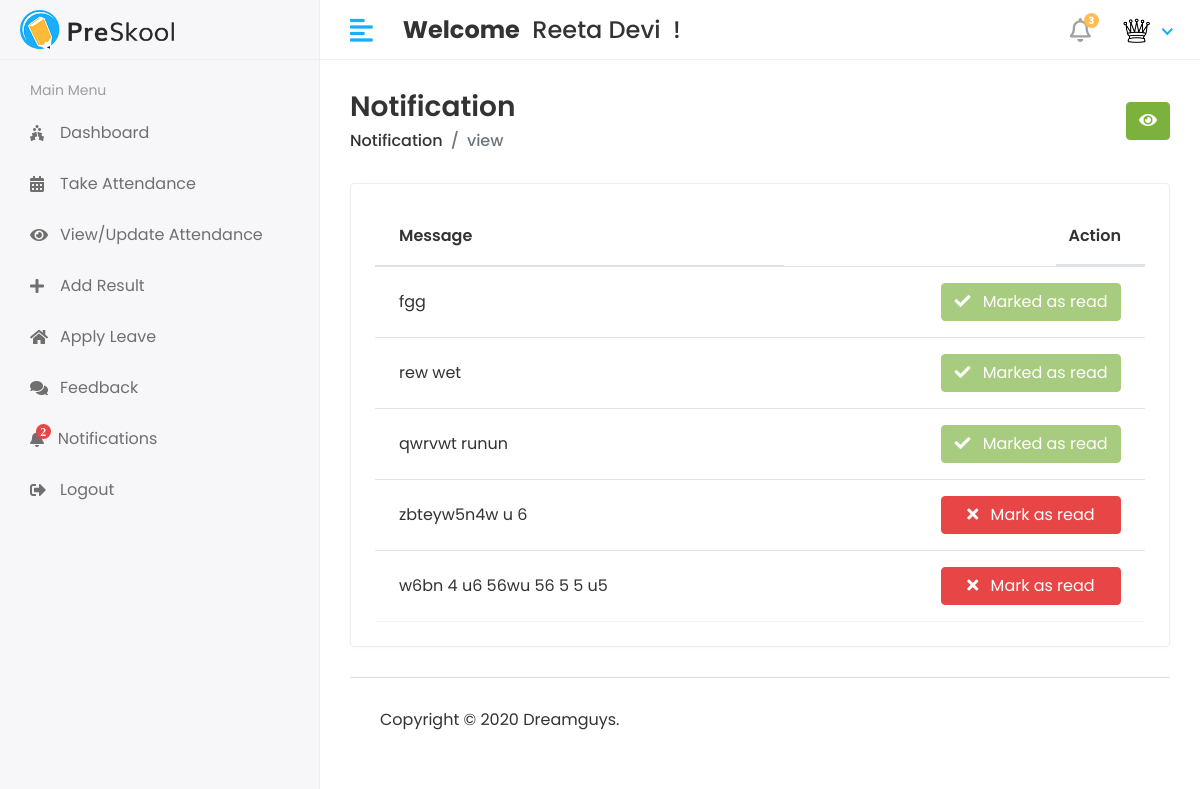
/Staff/Notification/view (signed in), run on an earlier commit of the app's database.
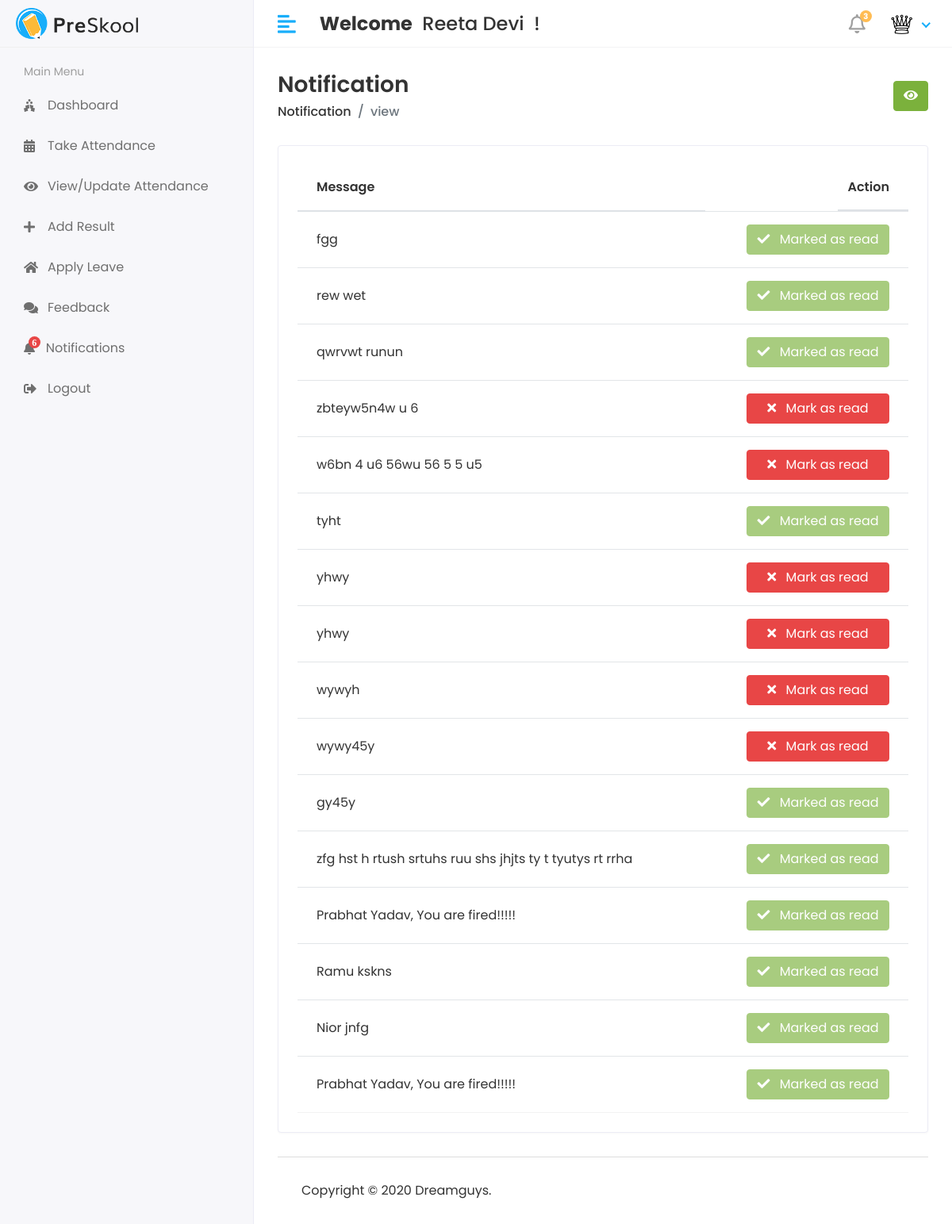
And on a later commit of the database.
### myApp/models.py (models this page shows, shortened)
class CustomUser(AbstractUser):
  USER = (
    (1, 'HOD'),
    (2, 'STAFF'),
    (3, 'STUDENT'),
  )
  user_type = models.CharField(choices=USER, max_length=50, default=1)
  profile_Pic = models.ImageField(upload_to='media/profilePic')

class StaffNotification(models.Model):
  objects = None
  staff_id = models.ForeignKey(Staff, on_delete=models.CASCADE)
  messages = models.TextField()
  status = models.IntegerField(null=True, default=0)
  created_at = models.DateTimeField(auto_now_add=True)

### StudentManagementProject/Staff_Views.py (the view)
def view_staff_notification(request):
  staff = Staff.objects.filter(admin=request.user.id)
  for i in staff:
    staff_id = i.id
    notification = StaffNotification.objects.filter(staff_id=staff_id)
    notification_count = StaffNotification.objects.filter(staff_id=staff_id, status=0).count()
    context = {
      "notification": notification,
      "notification_count": notification_count,
    }
    return render(request, "Staff/view_staff_notification.html", context)

### templates/Staff/view_staff_notification.html (shortened to what this page needs)
{% extends 'base.html' %}
{% block content %}
<div class="page-header">
  <div class="row align-items-center">
    <div class="col">
      <h3 class="page-title">Notification</h3>
      <ul class="breadcrumb">
        <li class="breadcrumb-item"><a href="{% url 'view_staff_notification' %}">Notification</a></li>
        <li class="breadcrumb-item active">view</li>
      </ul>
    </div>
    <div class="col-auto text-right float-right ml-auto">
      <a href="#" class="btn btn-success"><i class="fas fa-eye"></i></a>
    </div>
  </div>
</div>
<div class="row">
  <div class="col-sm-12">
    <div class="card card-table">
      <div class="card-body">
        <div class="table-responsive">
          <table id="table_id" class="table table-hover table-center mb-0">
            <thead>
            <tr>
              <th>Message</th>
              <th class="text-left float-right">Action</th>
            </tr>
            </thead>
            <tbody>
            {% for i in notification %}
            <tr>
              <td>{{i.messages}}</td>
              <td>
                <div class="action">
                  {% if i.status == 0 %}
                  <a href="{% url 'notification_status' i.id %}"
                     class="btn btn-danger float-right" style="width: 180px;">
                    <i class="fa fa-times pr-2"></i>
                    Mark as read
                  </a>
                  {% else %}
                  <button class="btn btn-success float-right" style="width: 180px;" disabled>
                    <i class="fa fa-check pr-2"></i>
                    Marked as read
                  </button>
                  {% endif %}
                </div>
              </td>
            </tr>
            {% endfor %}
            </tbody>
          </table>
        </div>
      </div>
    </div>
  </div>
</div>
{% endblock %}

### templates/base.html (shortened to what this page needs)
<!DOCTYPE html>
<html lang="en">
{% load static %}
<head>
  <link rel="stylesheet" href="{% static 'assets/plugins/bootstrap/css/bootstrap.min.css' %}">
  <link rel="stylesheet" href="{% static 'assets/plugins/fontawesome/css/fontawesome.min.css' %}">
  <link rel="stylesheet" href="{% static 'assets/plugins/fontawesome/css/all.min.css' %}">
  <link rel="stylesheet" href="{% static 'assets/css/style.css' %}">
  <link rel="stylesheet" href="{% static 'assets/plugins/datatables/datatables.min.css' %}">
</head>
<body>
<div class="main-wrapper">
  {% include 'includes/header.html' %}
  {% include 'includes/sidebar.html' %}
  <div class="page-wrapper">
    <div class="content container-fluid">
      {% block content %} {% endblock %}
      {% include 'includes/footer.html' %}
    </div>
  </div>
</div>
</body>
</html>

### templates/includes/header.html (shortened to what this page needs)
{% load static %}
<div class="header">
  <div class="header-left">
    <a href="#" class="logo">
      <img src="{% static 'assets/img/logo.png' %}" alt="Logo">
    </a>
  </div>
  <a href="javascript:void(0);" id="toggle_btn">
    <i class="fas fa-align-left"></i>
  </a>
  <div class="top-nav-search mt-3">
    <h4><strong>Welcome</strong>&nbsp; <span>{{ user.first_name }} {{ user.last_name}}</span>&nbsp; !</h4>
  </div>
  <ul class="nav user-menu">
    <li class="nav-item dropdown noti-dropdown">
      <a href="#" class="dropdown-toggle nav-link" data-toggle="dropdown">
        <i class="far fa-bell"></i><span class="badge badge-pill">3</span>
      </a>
    </li>
    <li class="nav-item dropdown has-arrow">
      <a href="#" class="dropdown-toggle nav-link" data-toggle="dropdown">
        {% if user.profile_Pic == "" %}
        <span class="user-img"><img class="rounded-circle" src="{% static 'assets/img/no-img.jpg' %}" width="31" alt="{{user.first_name}}'s Pic"></span>
        {% else %}
        <span class="user-img"><img class="rounded-circle" src="/{{user.profile_Pic}}" width="31" alt="{{user.first_name}}'s Pic"></span>
        {% endif %}
      </a>
    </li>
  </ul>
</div>

### templates/includes/sidebar.html (shortened to what this page needs)
{% load active_link_tags %}
<div class="sidebar" id="sidebar">
  <div class="sidebar-inner slimscroll">
    <div id="sidebar-menu" class="sidebar-menu">
      {% if user.user_type == '1' %}
      <ul>
        <li class="menu-title">
          <span>Main Menu</span>
        </li>
        <li class="{% active_link 'hod_home' 'active' %}">
          <a href="{% url 'hod_home' %}"><i class="fa fa-user"></i><span>Dashboard</span></a>
        </li>
        <li class="submenu {% active_link 'view_staff' 'active' %} {% active_link 'add_staff' 'active' %}">
          <a href="#"><i class="fas fa-chalkboard-teacher"></i> <span> Staff </span> <span
              class="menu-arrow"></span></a>
          <ul>
            <li><a href="{% url 'view_staff' %}">View Staff</a></li>
            <li><a href="{% url 'add_staff' %}">Add Staff</a></li>
          </ul>
        </li>
        <li class="submenu {% active_link 'view_student' 'active' %}{% active_link 'add_student' 'active' %}">
          <a href="#"><i class="fas fa-user-graduate"></i> <span> Students</span> <span
              class="menu-arrow"></span></a>
          <ul>
            <li><a href="{% url 'view_student' %}">View Student</a></li>
            <li><a href="{% url 'add_student' %}">Add Student</a></li>
          </ul>
        </li>
        <li class="submenu {% active_link 'view_course' 'active' %}{% active_link 'add_course' 'active' %}">
          <a href="#"><i class="fa fa-graduation-cap"></i><span> Courses</span>
            <span class="menu-arrow"></span>
          </a>
          <ul>
            <li><a href="{% url 'view_course' %}">Courses Views</a></li>
            <li><a href="{% url 'add_course' %}">Courses Add</a></li>
          </ul>
        </li>
        <li class="submenu {% active_link 'view_subject' 'active' %}{% active_link 'add_subject' 'active' %}">
          <a href="#"><i class="fas fa-book-reader"></i> <span> Subjects</span> <span class="menu-arrow"></span></a>
          <ul>
            <li><a href="{% url 'add_subject' %}">Add Subject</a></li>
            <li><a href="{% url 'view_subject' %}">View Subject</a></li>
          </ul>
        </li>
        <li class="submenu {% active_link 'view_session' 'active' %}{% active_link 'add_session' 'active' %}">
          <a href="#"><i class="fa fa-clock"></i> <span> Session</span> <span class="menu-arrow"></span></a>
          <ul>
            <li><a href="{% url 'view_session' %}">View Session</a></li>
            <li><a href="{% url 'add_session' %}">Add Session</a></li>
          </ul>
        </li>
        <li class="menu-title">
          <span>Management</span>
        </li>
        <li class="{% active_link 'view_notification' 'active' %}">
          <a href="{% url 'view_notification' %}"><i class="fa fa-paper-plane"></i> <span>Send Staff Notification</span></a>
        </li>
        <li>
          <a href="holiday.html"><i class="fa fa-paper-plane"></i> <span>Send Student Notification</span></a>
        </li>
        <li>
          <a href="holiday.html"><i class="fa fa-calendar"></i> <span>View Attendance</span></a>
        </li>
        <li class="submenu">
          <a href="#"><i class="fa fa-comments"></i><span> Feedback</span> <span
              class="menu-arrow"></span></a>
          <ul>
            <li><a href="departments.html">Staff Feedback</a></li>
            <li><a href="add-department.html">Student Feedback</a></li>
          </ul>
        </li>
        <li class="submenu">
          <a href="#"><i class="fa fa-home"></i> <span> Leave</span> <span class="menu-arrow"></span></a>
          <ul>
            <li><a href="departments.html">Staff Leave</a></li>
            <li><a href="add-department.html">Student Leave</a></li>
          </ul>
        </li>
        <li class="submenu">
          <a href="{% url 'logout' %}"><i class="fas fa-sign-out-alt"></i><span>Logout</span></a>
        </li>
      </ul>
      {% elif user.user_type == '2' %}
      <ul>
        <li class="menu-title">
          <span>Main Menu</span>
        </li>
        <li class="{% active_link 'staff_home' 'active' %}">
          <a href="{% url 'staff_home' %}">
            <i class="fa fa-holly-berry"></i>
            <span>Dashboard</span>
          </a>
        </li>
        <li class="{% active_link '' 'active' %}">
          <a href="{% url 'student_home' %}">
            <i class="fa fa-calendar-alt"></i>
            <span>Take Attendance</span>
          </a>
        </li>
        <li class="{% active_link '' 'active' %}">
          <a href="{% url 'student_home' %}">
            <i class="fa fa-eye"></i>
            <span>View/Update Attendance</span>
          </a>
        </li>
        <li class="{% active_link '' 'active' %}">
          <a href="{% url 'student_home' %}">
            <i class="fa fa-plus"></i>
            <span>Add Result</span>
          </a>
        </li>
        <li class="{% active_link '' 'active' %}">
          <a href="{% url 'student_home' %}">
            <i class="fas fa-home"></i>
            <span>Apply Leave</span>
          </a>
        </li>
        <li class="{% active_link '' 'active' %}">
          <a href="{% url 'student_home' %}">
            <i class="fa fa-comments"></i>
            <span>Feedback</span>
          </a>
        </li>
        <li class="{% active_link 'view_staff_notification' 'active' %}">
          <a href="{% url 'view_staff_notification' %}">
            <i class="fa fa-bell position-relative">
              {% if notification_count > 0 %}
              <span class="position-absolute badge badge-danger d-flex justify-content-center align-items-center"
                   style="border-radius: 50%; width: 15px; height: 15px; top: -3px; right: -3px;">
                {{notification_count}}
              </span>
              {% endif %}
            </i>
            <span class="w-100">Notifications </span>
          </a>
        </li>
        <li class="submenu">
          <a href="{% url 'logout' %}"><i class="fas fa-sign-out-alt"></i><span>Logout</span></a>
        </li>
      </ul>
      {% endif %}
    </div>
  </div>
</div>

### templates/includes/footer.html
<footer>
  <p>
    Copyright © 2020 Dreamguys.
  </p>
</footer>

What changed in the data, as far as the page shows it:
added StaffNotification: messages "tyht", status 1 (drawn)
added StaffNotification: messages "yhwy", status 0 (drawn)
added StaffNotification: messages "yhwy", status 0 (drawn)
added StaffNotification: messages "wywyh", status 0 (drawn)
added StaffNotification: messages "wywy45y", status 0 (drawn)
added StaffNotification: messages "gy45y", status 1 (drawn)
added StaffNotification: messages "zfg hst h rtush srtuhs ruu shs jhjts ty t tyutys rt rrha", status 1 (drawn)
added StaffNotification: messages "Prabhat Yadav, You are fired!!!!!", status 1 (drawn)
added StaffNotification: messages "Ramu kskns", status 1 (drawn)
added StaffNotification: messages "Nior jnfg", status 1 (drawn)
added StaffNotification: messages "Prabhat Yadav, You are fired!!!!!", status 1 (drawn)
Also different on the page:
{{ notification_count }}: "2" → "6"
